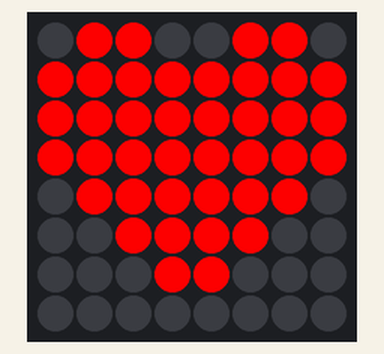
Recording of a program running on a simulated Raspberry Pi (BCM pin numbers) with a Sense HAT. Parts: the Sense HAT's 8×8 RGB LED matrix. What the program prints to the terminal is not drawn. At 5.0 s the program stops and its outputs stay as they are.

Above: at 0.1 s.

The program:

sensehat_icon.py
```python
from sense_emu import SenseHat
import time

sense = SenseHat()

# Màu
r = [255, 0, 0]   # đỏ (trái tim)
b = [0, 0, 0]     # nền đen

heart = [
    b, r, r, b, b, r, r, b,
    r, r, r, r, r, r, r, r,
    r, r, r, r, r, r, r, r,
    r, r, r, r, r, r, r, r,
    b, r, r, r, r, r, r, b,
    b, b, r, r, r, r, b, b,
    b, b, b, r, r, b, b, b,
    b, b, b, b, b, b, b, b,
]

sense.set_pixels(heart)
print("Đã hiển thị trái tim ❤️")
time.sleep(5)
sense.clear()
```
